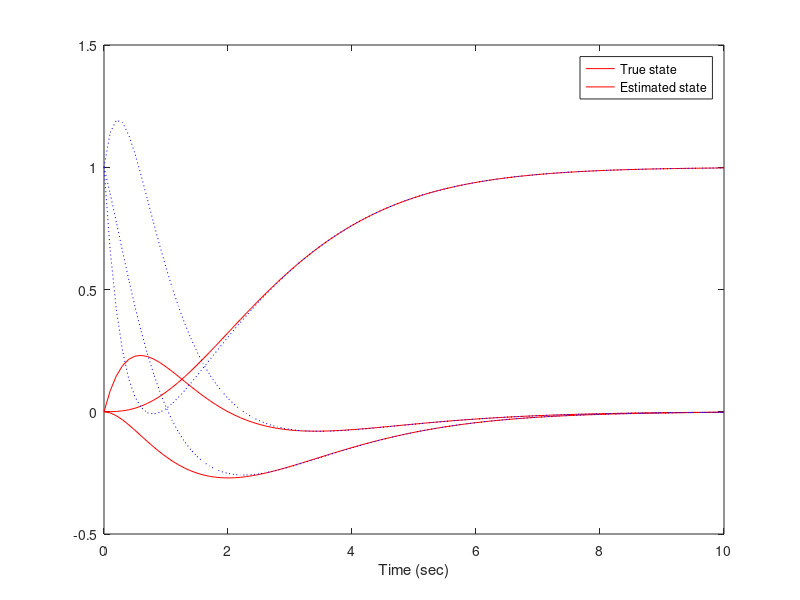

The MATLAB source for this figure:
% Group 2
% Tomas Gareau - 20517229
% Jeremy Wong - 20518722
% Ziyang Huang - 20484627

close all;
clear;
clc;

A = [0 0 -1;
    -1 0 0;
    3 -1 -3];
B = [0;0;1];
C = [0 1 0];
D = 0;

R = obsv(A, C);
if rank(R) ~= size(A, 1)
    disp('Not observable');
    return;
end

[num, den] = ss2tf(A, B, C, D);
Abar = [0 0;
        1 0;
        0 1];
Abar = [Abar -fliplr(den(2:end))'];
Bbar = fliplr(num(2:end))';
Cbar = zeros(1, size(Abar, 1) - 1);
Cbar = [Cbar 1];
Dbar = 0;

evs = [-8 -12 -6];
Fbar = -fliplr(den(2:end))' - evs';
Rbar = obsv(Abar, Cbar);

T = inv(Rbar)*R;

F = inv(T)*Fbar;

At = [A         zeros(size(A))
      F*C       A-F*C];
Bt = [B;
      B];
Ct = [C     zeros(size(C))];
Dt = 0;

sys = ss(At, Bt, Ct, Dt);
x0 = [0; 0; 0; 1; 1; 1];
t = 0:0.1:10;
u = ones(size(t));
[y,t,x] = lsim(sys, u, t, x0);

n = 3;
x_est = x(:, n+1:end);
x = x(:,1:n);

plot(t, x, '-r', t, x_est, ':b');
legend('True state', 'Estimated state');
xlabel('Time (sec)')